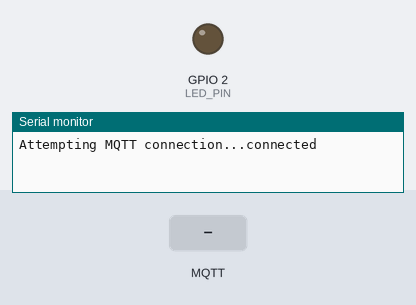
Simulated run of this sketch. Board: ESP8266 (NodeMCU). Shown: output pins drawn as LEDs (lit = HIGH), the last lines printed to the serial monitor. The inputs (shaded band) are chosen by the test bench. WiFi joins after 1.5 s; servers stay silent unless stated; no MQTT or app messages arrive unless stated.

Above: at 1.2 s.
1.3 s: MQTT message "1" arrives on the first subscribed topic
At 1.6 s:
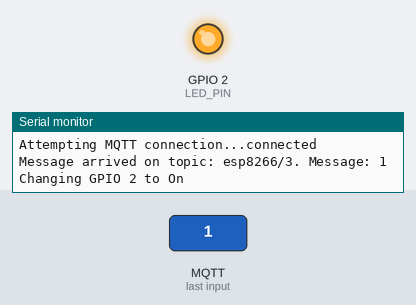
4.3 s: MQTT message "0" arrives on the first subscribed topic
At 5.1 s:
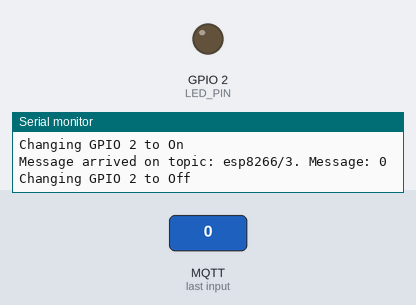
Timing chart, 0 to 7.3 s (numbered marks = the images above; inputs shaded):
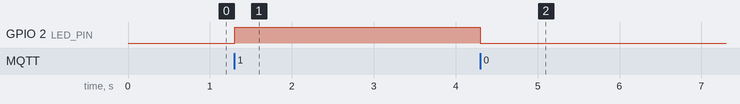

The sketch:

mqtt_next.ino
```cpp
#include <ESP8266WiFi.h>
#include <PubSubClient.h>


// Change the credentials below, so your ESP8266 connects to your router
const char* ssid = "HomeWifi";
const char* password = "B0Wkup%3$il4*";

// Change the variable to your Raspberry Pi IP address, so it connects to your MQTT broker
const char* mqtt_server = "192.168.1.102";

#define LED_PIN 2

unsigned long tempTime = 0;
const long interval = 10000;

// Initializes the espClient
WiFiClient espClient;
PubSubClient client(espClient);

// --------- MAIN FUNCTIONS START ---------------
void setup() {
  pinMode(LED_PIN, OUTPUT);

  Serial.begin(115200);
  setup_wifi();
  client.setServer(mqtt_server, 1883);
  client.setCallback(callback);
}

void loop() {
  unsigned long timeDelay = millis();
  if (!client.connected()) {
    reconnect();
  }
  if (!client.loop())
    client.connect("ESP8266Client3");
    if (timeDelay  - tempTime >= interval) {
      tempTime = timeDelay;
      client.publish("test", "test msg symfony");
    }
}
// --------- MAIN FUNCTIONS END ---------------

void setup_wifi() {
  delay(10);
  WiFi.begin(ssid, password);
}

void callback(String topic, byte* message, unsigned int length) {
  Serial.print("Message arrived on topic: ");
  Serial.print(topic);
  Serial.print(". Message: ");
  String messageTemp;

  for (int i = 0; i < length; i++) {
    Serial.print((char)message[i]);
    messageTemp += (char)message[i];
  }
  Serial.println();

  if (topic == "esp8266/3") {
    Serial.print("Changing GPIO 2 to ");
    if (messageTemp == "1") {
      digitalWrite(LED_PIN, HIGH);
      Serial.print("On");
    }
    else if (messageTemp == "0") {
      digitalWrite(LED_PIN, LOW);
      Serial.print("Off");
    }
  }
  Serial.println();
}

// This functions reconnects your ESP8266 to your MQTT broker
// Change the function below if you want to subscribe to more topics with your ESP8266
void reconnect() {
  // Loop until we're reconnected
  while (!client.connected()) {
    Serial.print("Attempting MQTT connection...");
    // Attempt to connect
    /*
      YOU  NEED TO CHANGE THIS NEXT LINE, IF YOU'RE HAVING PROBLEMS WITH MQTT MULTIPLE CONNECTIONS
      To change the ESP device ID, you will have to give a unique name to the ESP8266.
      Here's how it looks like now:
      if (client.connect("ESP8266Client")) {
      If you want more devices connected to the MQTT broker, you can do it like this:
      if (client.connect("ESPOffice")) {
      Then, for the other ESP:
      if (client.connect("ESPGarage")) {
      That should solve your MQTT multiple connections problem

      THE SECTION IN loop() function should match your device name
    */
    if (client.connect("ESP8266Client3")) {
      Serial.println("connected");
      // Subscribe or resubscribe to a topic
      // You can subscribe to more topics (to control more LEDs in this example)
      client.subscribe("esp8266/3");
    } else {
      Serial.print("failed, rc=");
      Serial.print(client.state());
      Serial.println(" try again in 5 seconds");
      // Wait 5 seconds before retrying
      delay(5000);
    }
  }
}
```

Measured:
- after the input at 1.3 s, GPIO 2 (LED_PIN): LOW → HIGH at once
- after the input at 4.3 s, GPIO 2 (LED_PIN): HIGH → LOW at once
